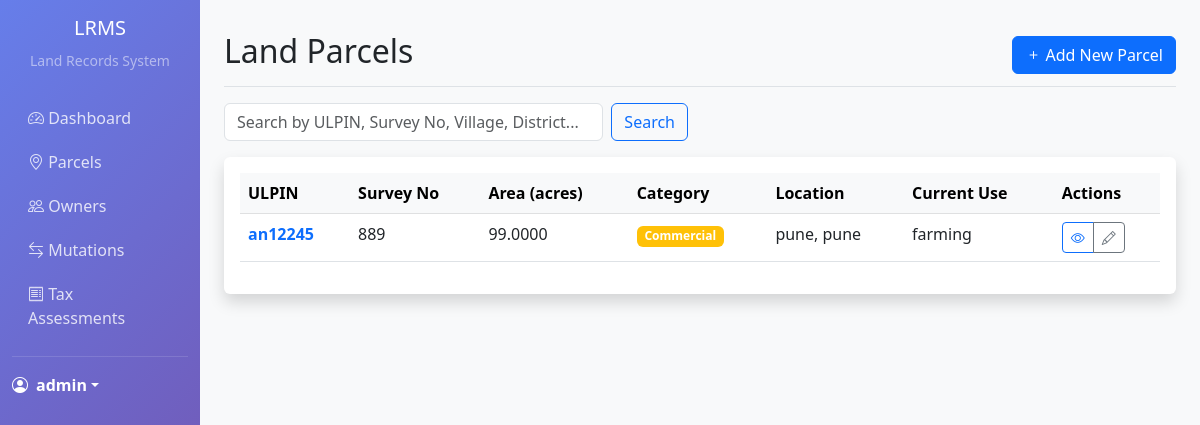
/parcel/ (signed in), run on the app's committed database.
### models/user_account.py (models this page shows, shortened)
class UserAccount(UserMixin, db.Model):
    __tablename__ = 'user_account'
    user_id = db.Column(db.Integer, primary_key=True)
    username = db.Column(db.String(80), unique=True, nullable=False)
    password_hash = db.Column(db.String(255), nullable=False)
    role = db.Column(db.Enum('Registrar', 'Approver', 'Viewer', 'Admin', name='user_role_enum'), nullable=False)
    last_login = db.Column(db.DateTime)
    created_at = db.Column(db.DateTime, default=datetime.utcnow)
    is_active = db.Column(db.Boolean, default=True)
    mutations_approved = db.relationship('Mutation', backref='approver', lazy=True)
    audit_logs = db.relationship('AuditLog', backref='user', lazy=True)

### models/parcel.py (models this page shows, shortened)
class Parcel(db.Model):
    __tablename__ = 'parcel'
    parcel_id = db.Column(db.Integer, primary_key=True)
    ulpin = db.Column(db.String(50), unique=True, nullable=False)
    survey_no = db.Column(db.String(50), nullable=False)
    total_area = db.Column(db.Numeric(10, 4), nullable=False)
    land_category = db.Column(db.Enum('Agricultural', 'Residential', 'Commercial', 'Industrial', 'State Owned', name='land_category_enum'), nullable=False)
    current_use_type = db.Column(db.String(100))
    location_id = db.Column(db.Integer, db.ForeignKey('location.location_id'), nullable=False)
    centroid_lat = db.Column(db.Numeric(10, 8))
    centroid_lon = db.Column(db.Numeric(11, 8))
    current_version_id = db.Column(db.Integer, db.ForeignKey('parcel_version.version_id'))
    created_at = db.Column(db.DateTime, default=datetime.utcnow)
    versions = db.relationship('ParcelVersion', foreign_keys='ParcelVersion.parcel_id', backref='parcel', lazy=True)
    current_version = db.relationship('ParcelVersion', foreign_keys=[current_version_id], post_update=True)
    ownerships = db.relationship('Ownership', backref='parcel', lazy=True)
    tenant_agreements = db.relationship('TenantAgreement', backref='parcel', lazy=True)
    mutations = db.relationship('Mutation', backref='parcel', lazy=True)
    encumbrances = db.relationship('Encumbrance', backref='parcel', lazy=True)
    tax_assessments = db.relationship('TaxAssessment', backref='parcel', lazy=True)

### models/location.py (models this page shows, shortened)
class Location(db.Model):
    __tablename__ = 'location'
    location_id = db.Column(db.Integer, primary_key=True)
    village = db.Column(db.String(100), nullable=False)
    taluka = db.Column(db.String(100), nullable=False)
    district = db.Column(db.String(100), nullable=False)
    state = db.Column(db.String(100), nullable=False)
    pincode = db.Column(db.String(6), nullable=False)
    parcels = db.relationship('Parcel', backref='location', lazy=True)

### routes/parcel_routes.py (the view, shortened to what this page needs)
@parcel_bp.route('/')
@login_required
def list_parcels():
    page = request.args.get('page', 1, type=int)
    search = request.args.get('search', '')
    query = Parcel.query.join(Location)
    parcels = query.paginate(
        page=page, per_page=20, error_out=False
    )
    return render_template('parcel_list.html', parcels=parcels, search=search)

### templates/parcel_list.html (shortened to what this page needs)
{% extends "layout.html" %}
{% block content %}
<div class="d-flex justify-content-between flex-wrap flex-md-nowrap align-items-center pt-3 pb-2 mb-3 border-bottom">
    <h1 class="h2">Land Parcels</h1>
    <div class="btn-toolbar mb-2 mb-md-0">
        {% if current_user.role in ['Admin', 'Registrar'] %}
        <a href="{{ url_for('parcel.create_parcel') }}" class="btn btn-primary">
            <i class="bi bi-plus"></i> Add New Parcel
        </a>
        {% endif %}
    </div>
</div>
<div class="row mb-3">
    <div class="col-md-6">
        <form method="GET" class="d-flex">
            <input type="text" class="form-control me-2" name="search" placeholder="Search by ULPIN, Survey No, Village, District..." value="{{ search }}">
            <button type="submit" class="btn btn-outline-primary">Search</button>
        </form>
    </div>
</div>
<div class="card shadow">
    <div class="card-body">
        {% if parcels.items %}
        <div class="table-responsive">
            <table class="table table-hover">
                <thead class="table-light">
                    <tr>
                        <th>ULPIN</th>
                        <th>Survey No</th>
                        <th>Area (acres)</th>
                        <th>Category</th>
                        <th>Location</th>
                        <th>Current Use</th>
                        <th>Actions</th>
                    </tr>
                </thead>
                <tbody>
                    {% for parcel in parcels.items %}
                    <tr>
                        <td>
                            <a href="{{ url_for('parcel.view_parcel', parcel_id=parcel.parcel_id) }}" class="text-decoration-none">
                                <strong>{{ parcel.ulpin }}</strong>
                            </a>
                        </td>
                        <td>{{ parcel.survey_no }}</td>
                        <td>{{ parcel.total_area }}</td>
                        <td>
                            <span class="badge bg-{{ 'success' if parcel.land_category == 'Agricultural' else 'primary' if parcel.land_category == 'Residential' else 'warning' if parcel.land_category == 'Commercial' else 'info' if parcel.land_category == 'Industrial' else 'secondary' }}">
                                {{ parcel.land_category }}
                            </span>
                        </td>
                        <td>{{ parcel.location.village }}, {{ parcel.location.district }}</td>
                        <td>{{ parcel.current_use_type or 'N/A' }}</td>
                        <td>
                            <div class="btn-group btn-group-sm">
                                <a href="{{ url_for('parcel.view_parcel', parcel_id=parcel.parcel_id) }}" class="btn btn-outline-primary">
                                    <i class="bi bi-eye"></i>
                                </a>
                                {% if current_user.role in ['Admin', 'Registrar'] %}
                                <a href="{{ url_for('parcel.edit_parcel', parcel_id=parcel.parcel_id) }}" class="btn btn-outline-secondary">
                                    <i class="bi bi-pencil"></i>
                                </a>
                                {% endif %}
                            </div>
                        </td>
                    </tr>
                    {% endfor %}
                </tbody>
            </table>
        </div>
        {% endif %}
    </div>
</div>
{% endblock %}

### templates/layout.html (shortened to what this page needs)
<!DOCTYPE html>
<html lang="en">
<head>
    <link href="https://cdn.jsdelivr.net/npm/bootstrap@5.3.0/dist/css/bootstrap.min.css" rel="stylesheet">
    <link href="https://cdn.jsdelivr.net/npm/bootstrap-icons@1.10.0/font/bootstrap-icons.css" rel="stylesheet">
</head>
<body>
    {% if current_user.is_authenticated %}
    <div class="container-fluid">
        <div class="row">
            <nav class="col-md-3 col-lg-2 d-md-block sidebar collapse">
                <div class="position-sticky pt-3">
                    <div class="text-center mb-4">
                        <h5 class="text-white">LRMS</h5>
                        <small class="text-white-50">Land Records System</small>
                    </div>
                    <ul class="nav flex-column">
                        <li class="nav-item">
                            <a class="nav-link" href="{{ url_for('dashboard') }}">
                                <i class="bi bi-speedometer2"></i> Dashboard
                            </a>
                        </li>
                        <li class="nav-item">
                            <a class="nav-link" href="{{ url_for('parcel.list_parcels') }}">
                                <i class="bi bi-geo-alt"></i> Parcels
                            </a>
                        </li>
                        <li class="nav-item">
                            <a class="nav-link" href="{{ url_for('owner.list_owners') }}">
                                <i class="bi bi-people"></i> Owners
                            </a>
                        </li>
                        <li class="nav-item">
                            <a class="nav-link" href="{{ url_for('mutation.list_mutations') }}">
                                <i class="bi bi-arrow-left-right"></i> Mutations
                            </a>
                        </li>
                        <li class="nav-item">
                            <a class="nav-link" href="{{ url_for('tax.list_tax_assessments') }}">
                                <i class="bi bi-receipt"></i> Tax Assessments
                            </a>
                        </li>
                    </ul>
                    <hr class="text-white-50">
                    <div class="dropdown">
                        <a href="#" class="d-flex align-items-center text-white text-decoration-none dropdown-toggle" data-bs-toggle="dropdown">
                            <i class="bi bi-person-circle me-2"></i>
                            <strong>{{ current_user.username }}</strong>
                        </a>
                    </div>
                </div>
            </nav>
            <main class="col-md-9 ms-sm-auto col-lg-10 px-md-4 main-content">
                <div class="pt-3 pb-2 mb-3">
                    {% block content %}{% endblock %}
                </div>
            </main>
        </div>
    </div>
    {% endif %}
</body>
</html>

### templates/layout.html (style rules this page uses)
.sidebar { min-height: 100vh; background: linear-gradient(135deg, #667eea 0%, #764ba2 100%); }
.sidebar .nav-link { color: rgba(255, 255, 255, 0.8); border-radius: 0.375rem; margin: 0.125rem 0; }
.main-content { background-color: #f8f9fa; min-height: 100vh; }
.card { border: none; box-shadow: 0 0.125rem 0.25rem rgba(0, 0, 0, 0.075); }

### data on the page
UserAccount: username "admin"
Parcel: ulpin "an12245", survey_no "889", total_area "99.0000", land_category "Commercial", location.village "pune", location.district "pune", current_use_type "farming"
